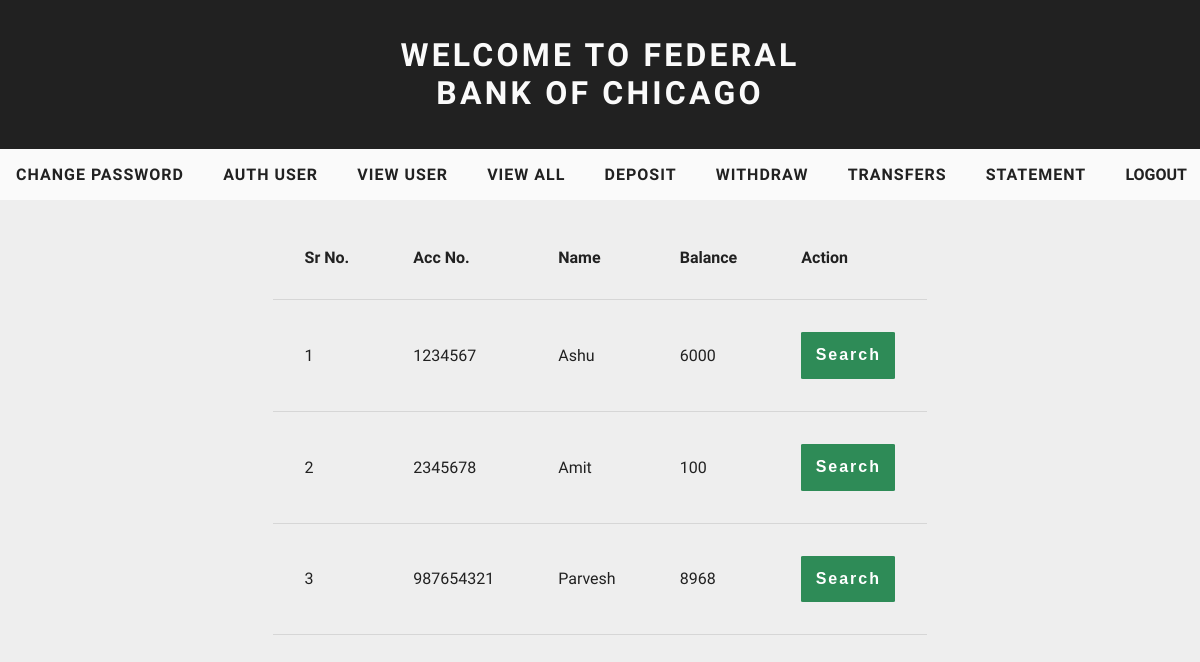
The page /viewall.php (signed in) on the database its author committed.
### tables this page shows
CREATE TABLE IF NOT EXISTS `Users` (
  `Customer_id` char(12) NOT NULL,
  `Account_number` char(12) NOT NULL,
  `Password` varchar(30) NOT NULL,
  `Name` varchar(30) NOT NULL,
  `Fathers_name` varchar(30) NOT NULL,
  `Balance` double NOT NULL DEFAULT '0',
  `Gender` char(10) NOT NULL,
  `Date_of_birth` date NOT NULL,
  `Email` varchar(30) DEFAULT NULL,
  `Phone` varchar(15) NOT NULL,
  `Aadhar_number` varchar(15) DEFAULT NULL,
  `Address` varchar(255) DEFAULT NULL,
  `Photo` varchar(30) NOT NULL,
  `Status` varchar(15) NOT NULL,
  `Date` timestamp NOT NULL DEFAULT CURRENT_TIMESTAMP ON UPDATE CURRENT_TIMESTAMP,
  PRIMARY KEY (`Customer_id`),
  UNIQUE KEY `Account_number` (`Account_number`,`Aadhar_number`,`Address`)
);

### viewall.php (the view, shortened to what this page needs)
<?php
if(!empty($_SESSION["Username"])){
          require_once("connect.php");
          static $i=0;
          include "static/adminnav.php";
          $res2 =mysqli_query($connection , "SELECT * FROM Users");
?>
                  <div class="res-tb">
                  <table class="table1">
                    <tr>
                      <th>Sr No.</th>
                      <th>Acc No.</th>
                      <th>Name</th>
                      <th>Balance</th>
                      <th>Action</th>
                    </tr>
          <?php
                  while($result =mysqli_fetch_array($res2))
                  {
                    $a = $result["Account_number"];
                    $n = $result["Name"];
                    $b =$result["Balance"];
                    ++$i;
                    echo" <tr><form method='post' action='viewuser.php'> <input type='hidden' name ='finduser' value=$a>
                            <td>$i</td>
                            <td>$a</td>
                            <td>$n</td>
                            <td>$b</td>
                            <td><input type='submit' class='simplebutton' name='search' value='Search'></form></td>
                          </tr> ";
                    }
          echo "</table></div>";
}
else{
  echo "<div class='err_msg'>Unauthorize Access !! You can not Access this page directly </div>";
}
 ?>

### static/app.css (style rules this page uses)
html { position: relative; min-height: 100%; min-width: 100%; }
.simplebutton { cursor: pointer; text-align: center; padding: .9em; letter-spacing: 2px; color: #fff; font-size: 1em; border: none; border-radius: 2%; font-weight: bold; background-color: #2E8B57; }
table { margin: 1em ; display:inline-flex; border-collapse: collapse; }
th,td { padding: .5em; }
th { font-size: 1em; text-align: justify; }
td { font-size: 1em; text-align: left; }
.table1 th, .table1 td { border-bottom: 1px solid rgba(0,0,0,0.1); padding: 2em; }
.res-tb { overflow: auto; white-space: nowrap; }

### rows shown on the page
users: Account_number "1234567", Name "Ashu", Balance "6000"
users: Account_number "2345678", Name "Amit", Balance "100"
users: Account_number "987654321", Name "Parvesh", Balance "8968"
